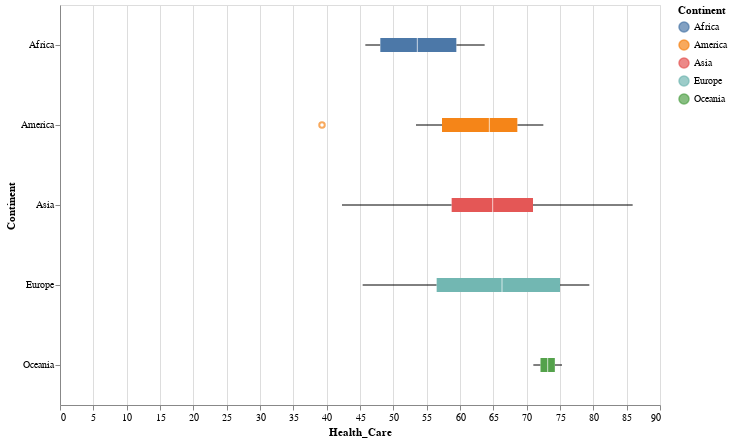

Source (notebook cell):
### Code cell
import altair as alt

alt.Chart(df_health).mark_boxplot().encode(
    x = 'Health_Care',
    y = 'Continent',
    color = 'Continent',
    tooltip= ['Country', 'Health_Care']
).interactive().properties(
    width = 600,
    height = 400
)

### Figure 1 — Vega-Lite specification as saved in the notebook (floating-point values rounded to 4 significant figures)
{"config": {"view": {"continuousWidth": 400, "continuousHeight": 300}}, "data": {"name": "data-9d397d18283a696e1a9c7f8793c6b3e5"}, "mark": "boxplot", "encoding": {"color": {"field": "Continent", "type": "nominal"}, "tooltip": [{"field": "Country", "type": "nominal"}, {"field": "Health_Care", "type": "quantitative"}], "x": {"field": "Health_Care", "type": "quantitative"}, "y": {"field": "Continent", "type": "nominal"}}, "height": 400, "selection": {"selector001": {"type": "interval", "bind": "scales", "encodings": ["x", "y"]}}, "width": 600, "$schema": "https://vega.github.io/schema/vega-lite/v4.17.0.json", "datasets": {"data-9d397d18283a696e1a9c7f8793c6b3e5": [{"Country": "Taiwan (China)", "Health_Care": 85.9, "Health_Care_Exp": 157.8, "Continent": "Asia"}, {"Country": "South Korea", "Health_Care": 83.0, "Health_Care_Exp": 152.0, "Continent": "Asia"}, {"Country": "Japan", "Health_Care": 80.3, "Health_Care_Exp": 146.4, "Continent": "Asia"}, {"Country": "France", "Health_Care": 79.4, "Health_Care_Exp": 145.3, "Continent": "Europe"}, {"Country": "Denmark", "Health_Care": 79.2, "Health_Care_Exp": 145.8, "Continent": "Europe"}, {"Country": "Spain", "Health_Care": 77.9, "Health_Care_Exp": 143.3, "Continent": "Europe"}, {"Country": "Thailand", "Health_Care": 77.9, "Health_Care_Exp": 142.0, "Continent": "Asia"}, {"Country": "Austria", "Health_Care": 77.2, "Health_Care_Exp": 140.7, "Continent": "Europe"}, {"Country": "Netherlands", "Health_Care": 77.1, "Health_Care_Exp": 140.7, "Continent": "Europe"}, {"Country": "Finland", "Health_Care": 77.1, "Health_Care_Exp": 140.6, "Continent": "Europe"}, {"Country": "Norway", "Health_Care": 76.7, "Health_Care_Exp": 140.3, "Continent": "Europe"}, {"Country": "Czech Republic", "Health_Care": 75.5, "Health_Care_Exp": 138.6, "Continent": "Europe"}, {"Country": "Australia", "Health_Care": 75.3, "Health_Care_Exp": 136.9, "Continent": "Oceania"}, {"Country": "Belgium", "Health_Care": 75.2, "Health_Care_Exp": 136.4, "Continent": "Europe"}, {"Country": "Luxembourg", "Health_Care": 75.0, "Health_Care_Exp": 136.0, "Continent": "Europe"}, {"Country": "Switzerland", "Health_Care": 74.5, "Health_Care_Exp": 139.3, "Continent": "Europe"}, {"Country": "United Kingdom", "Health_Care": 74.1, "Health_Care_Exp": 136.0, "Continent": "Europe"}, {"Country": "Estonia", "Health_Care": 74.1, "Health_Care_Exp": 135.8, "Continent": "Europe"}, {"Country": "Qatar", "Health_Care": 73.8, "Health_Care_Exp": 134.3, "Continent": "Asia"}, {"Country": "Israel", "Health_Care": 73.5, "Health_Care_Exp": 134.5, "Continent": "Asia"}, {"Country": "Lithuania", "Health_Care": 73.2, "Health_Care_Exp": 132.9, "Continent": "Europe"}, {"Country": "Mexico", "Health_Care": 72.5, "Health_Care_Exp": 130.8, "Continent": "America"}, {"Country": "Sri Lanka", "Health_Care": 72.0, "Health_Care_Exp": 130.1, "Continent": "Asia"}, {"Country": "Germany", "Health_Care": 71.9, "Health_Care_Exp": 130.7, "Continent": "Europe"}, {"Country": "Portugal", "Health_Care": 71.5, "Health_Care_Exp": 129.9, "Continent": "Europe"}, {"Country": "New Zealand", "Health_Care": 71.0, "Health_Care_Exp": 128.7, "Continent": "Oceania"}, {"Country": "Turkey", "Health_Care": 71.0, "Health_Care_Exp": 127.8, "Continent": "Asia"}, {"Country": "Singapore", "Health_Care": 70.9, "Health_Care_Exp": 131.4, "Continent": "Asia"}, {"Country": "Canada", "Health_Care": 70.4, "Health_Care_Exp": 129.2, "Continent": "America"}, {"Country": "Malaysia", "Health_Care": 70.0, "Health_Care_Exp": 126.1, "Continent": "Asia"}, {"Country": "United Arab Emirates", "Health_Care": 69.6, "Health_Care_Exp": 128.1, "Continent": "Asia"}, {"Country": "Ecuador", "Health_Care": 69.5, "Health_Care_Exp": 124.6, "Continent": "America"}, {"Country": "Argentina", "Health_Care": 68.9, "Health_Care_Exp": 124.8, "Continent": "America"}, {"Country": "Sweden", "Health_Care": 68.6, "Health_Care_Exp": 125.6, "Continent": "Europe"}, {"Country": "United States", "Health_Care": 68.6, "Health_Care_Exp": 126.0, "Continent": "America"}, {"Country": "Uruguay", "Health_Care": 68.4, "Health_Care_Exp": 123.6, "Continent": "America"}, {"Country": "Colombia", "Health_Care": 67.9, "Health_Care_Exp": 121.9, "Continent": "America"}, {"Country": "Philippines", "Health_Care": 67.8, "Health_Care_Exp": 121.4, "Continent": "Asia"}, {"Country": "Guatemala", "Health_Care": 67.5, "Health_Care_Exp": 120.6, "Continent": "America"}, {"Country": "China", "Health_Care": 67.5, "Health_Care_Exp": 121.2, "Continent": "Asia"}, {"Country": "Iceland", "Health_Care": 67.0, "Health_Care_Exp": 122.2, "Continent": "Europe"}, {"Country": "Italy", "Health_Care": 66.3, "Health_Care_Exp": 120.1, "Continent": "Europe"}, {"Country": "Hong Kong (China)", "Health_Care": 65.8, "Health_Care_Exp": 119.5, "Continent": "Asia"}, {"Country": "Slovenia", "Health_Care": 65.3, "Health_Care_Exp": 120.5, "Continent": "Europe"}, {"Country": "India", "Health_Care": 65.1, "Health_Care_Exp": 116.3, "Continent": "Asia"}, {"Country": "Jordan", "Health_Care": 64.9, "Health_Care_Exp": 116.7, "Continent": "Asia"}, {"Country": "Chile", "Health_Care": 64.4, "Health_Care_Exp": 117.1, "Continent": "America"}, {"Country": "Croatia", "Health_Care": 63.9, "Health_Care_Exp": 116.6, "Continent": "Europe"}, {"Country": "South Africa", "Health_Care": 63.7, "Health_Care_Exp": 114.8, "Continent": "Africa"}, {"Country": "Lebanon", "Health_Care": 63.2, "Health_Care_Exp": 117.8, "Continent": "Asia"}, {"Country": "Costa Rica", "Health_Care": 63.1, "Health_Care_Exp": 113.7, "Continent": "America"}, {"Country": "Latvia", "Health_Care": 62.4, "Health_Care_Exp": 111.8, "Continent": "Europe"}, {"Country": "Kenya", "Health_Care": 61.8, "Health_Care_Exp": 109.7, "Continent": "Africa"}, {"Country": "Saudi Arabia", "Health_Care": 61.2, "Health_Care_Exp": 109.1, "Continent": "Asia"}, {"Country": "Panama", "Health_Care": 61.0, "Health_Care_Exp": 108.2, "Continent": "America"}, {"Country": "Indonesia", "Health_Care": 60.5, "Health_Care_Exp": 107.4, "Continent": "Asia"}, {"Country": "Slovakia", "Health_Care": 60.1, "Health_Care_Exp": 108.6, "Continent": "Europe"}, {"Country": "Kazakhstan", "Health_Care": 59.9, "Health_Care_Exp": 105.8, "Continent": "Asia"}, {"Country": "Russia", "Health_Care": 59.7, "Health_Care_Exp": 105.8, "Continent": "Europe"}, {"Country": "Kuwait", "Health_Care": 59.7, "Health_Care_Exp": 106.7, "Continent": "Asia"}, {"Country": "Pakistan", "Health_Care": 59.5, "Health_Care_Exp": 105.2, "Continent": "Asia"}, {"Country": "Vietnam", "Health_Care": 59.3, "Health_Care_Exp": 103.9, "Continent": "Asia"}, {"Country": "Oman", "Health_Care": 58.2, "Health_Care_Exp": 103.6, "Continent": "Asia"}, {"Country": "Brazil", "Health_Care": 58.2, "Health_Care_Exp": 103.5, "Continent": "America"}, {"Country": "Poland", "Health_Care": 57.6, "Health_Care_Exp": 102.6, "Continent": "Europe"}, {"Country": "Greece", "Health_Care": 57.5, "Health_Care_Exp": 102.1, "Continent": "Europe"}, {"Country": "Puerto Rico", "Health_Care": 57.3, "Health_Care_Exp": 104.1, "Continent": "America"}, {"Country": "Tunisia", "Health_Care": 57.1, "Health_Care_Exp": 100.2, "Continent": "Africa"}, {"Country": "Nepal", "Health_Care": 57.0, "Health_Care_Exp": 100.2, "Continent": "Asia"}, {"Country": "Bulgaria", "Health_Care": 56.7, "Health_Care_Exp": 100.6, "Continent": "Europe"}, {"Country": "Romania", "Health_Care": 56.5, "Health_Care_Exp": 99.7, "Continent": "Europe"}, {"Country": "Peru", "Health_Care": 55.9, "Health_Care_Exp": 97.8, "Continent": "America"}, {"Country": "Dominican Republic", "Health_Care": 55.5, "Health_Care_Exp": 97.3, "Continent": "America"}, {"Country": "North Macedonia", "Health_Care": 55.3, "Health_Care_Exp": 98.7, "Continent": "Europe"}, {"Country": "Ukraine", "Health_Care": 55.2, "Health_Care_Exp": 96.8, "Continent": "Europe"}, {"Country": "Bosnia And Herzegovina", "Health_Care": 54.9, "Health_Care_Exp": 98.0, "Continent": "Europe"}, {"Country": "Georgia", "Health_Care": 54.8, "Health_Care_Exp": 95.5, "Continent": "Asia"}, {"Country": "Cyprus", "Health_Care": 54.7, "Health_Care_Exp": 95.3, "Continent": "Asia"}, {"Country": "Hungary", "Health_Care": 54.4, "Health_Care_Exp": 97.6, "Continent": "Europe"}, {"Country": "Algeria", "Health_Care": 53.6, "Health_Care_Exp": 97.1, "Continent": "Africa"}, {"Country": "Trinidad And Tobago", "Health_Care": 53.4, "Health_Care_Exp": 98.5, "Continent": "America"}, {"Country": "Iran", "Health_Care": 52.3, "Health_Care_Exp": 91.0, "Continent": "Asia"}, {"Country": "Serbia", "Health_Care": 52.2, "Health_Care_Exp": 93.6, "Continent": "Europe"}, {"Country": "Ireland", "Health_Care": 51.8, "Health_Care_Exp": 94.2, "Continent": "Europe"}, {"Country": "Albania", "Health_Care": 49.6, "Health_Care_Exp": 86.3, "Continent": "Europe"}, {"Country": "Nigeria", "Health_Care": 48.5, "Health_Care_Exp": 83.7, "Continent": "Africa"}, {"Country": "Egypt", "Health_Care": 47.6, "Health_Care_Exp": 81.8, "Continent": "Africa"}, {"Country": "Belarus", "Health_Care": 47.1, "Health_Care_Exp": 83.0, "Continent": "Europe"}, {"Country": "Azerbaijan", "Health_Care": 46.8, "Health_Care_Exp": 81.4, "Continent": "Asia"}, {"Country": "Morocco", "Health_Care": 45.8, "Health_Care_Exp": 78.2, "Continent": "Africa"}, {"Country": "Malta", "Health_Care": 45.4, "Health_Care_Exp": 77.3, "Continent": "Europe"}, {"Country": "Iraq", "Health_Care": 43.5, "Health_Care_Exp": 73.9, "Continent": "Asia"}, {"Country": "Bangladesh", "Health_Care": 42.3, "Health_Care_Exp": 72.3, "Continent": "Asia"}, {"Country": "Venezuela", "Health_Care": 39.3, "Health_Care_Exp": 68.6, "Continent": "America"}]}}
